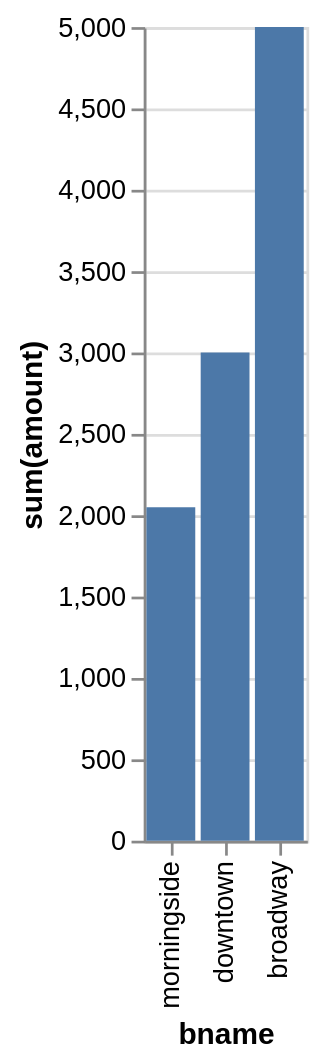

This figure's Vega-Lite source:
### Vega-Lite specification from a JSON file in a GitHub repository (floating-point values rounded to 4 significant figures)
{"data": {"values": [{"x_data": "morningside", "y_data": 2050}, {"x_data": "downtown", "y_data": 3000}, {"x_data": "broadway", "y_data": 5000}]}, "mark": "bar", "encoding": {"x": {"field": "x_data", "type": "nominal", "title": "bname", "sort": "descending"}, "y": {"field": "y_data", "type": "quantitative", "title": "sum(amount)"}}}
